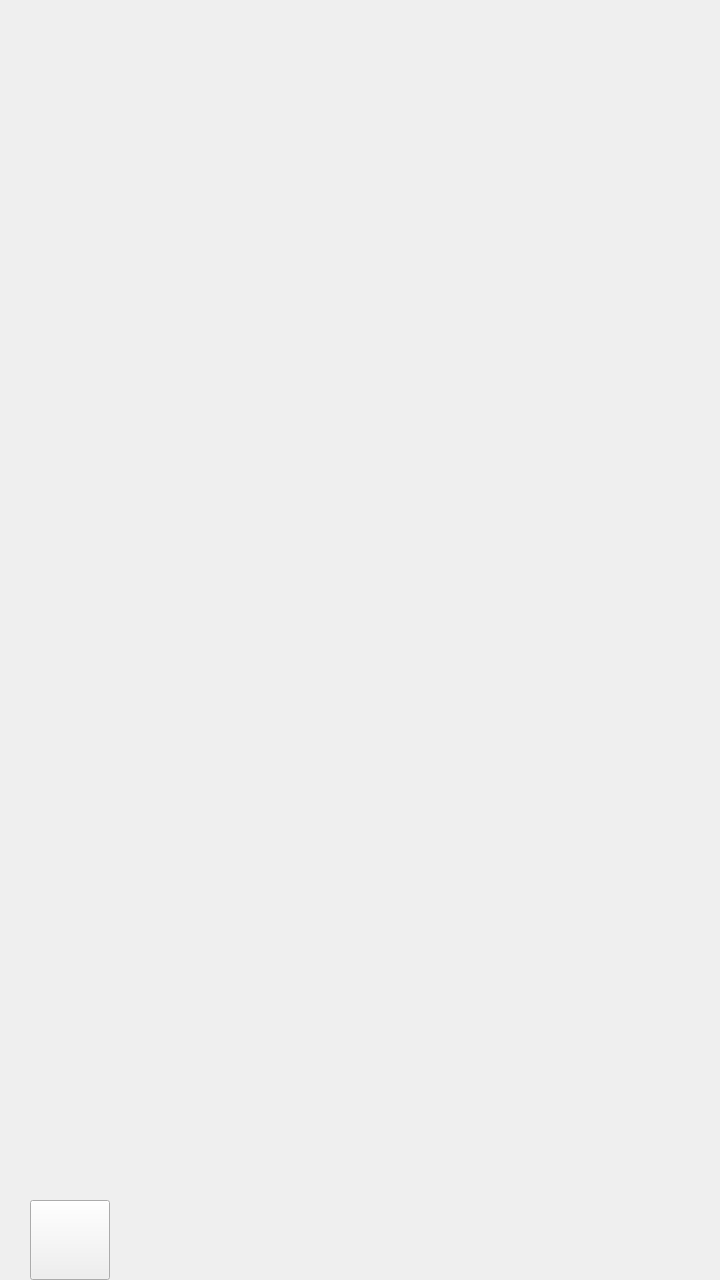
<?xml version="1.0" encoding="UTF-8"?>
<ui version="4.0">
 <class>Gallery</class>
 <widget class="QMainWindow" name="Gallery">
  <property name="geometry">
   <rect>
    <x>0</x>
    <y>0</y>
    <width>720</width>
    <height>1280</height>
   </rect>
  </property>
  <property name="maximumSize">
   <size>
    <width>720</width>
    <height>1280</height>
   </size>
  </property>
  <property name="windowTitle">
   <string>Gallery</string>
  </property>
  <widget class="QWidget" name="centralWidget">
   <widget class="QPushButton" name="BackButton">
    <property name="geometry">
     <rect>
      <x>30</x>
      <y>1200</y>
      <width>80</width>
      <height>80</height>
     </rect>
    </property>
    <property name="maximumSize">
     <size>
      <width>200</width>
      <height>200</height>
     </size>
    </property>
    <property name="autoFillBackground">
     <bool>false</bool>
    </property>
    <property name="text">
     <string/>
    </property>
    <property name="iconSize">
     <size>
      <width>40</width>
      <height>40</height>
     </size>
    </property>
    <property name="autoDefault">
     <bool>false</bool>
    </property>
   </widget>
   <widget class="QLabel" name="photoShow">
    <property name="geometry">
     <rect>
      <x>0</x>
      <y>540</y>
      <width>121</width>
      <height>51</height>
     </rect>
    </property>
    <property name="text">
     <string/>
    </property>
   </widget>
   <zorder>photoShow</zorder>
   <zorder>BackButton</zorder>
  </widget>
 </widget>
 <layoutdefault spacing="6" margin="11"/>
 <resources/>
 <connections/>
</ui>
